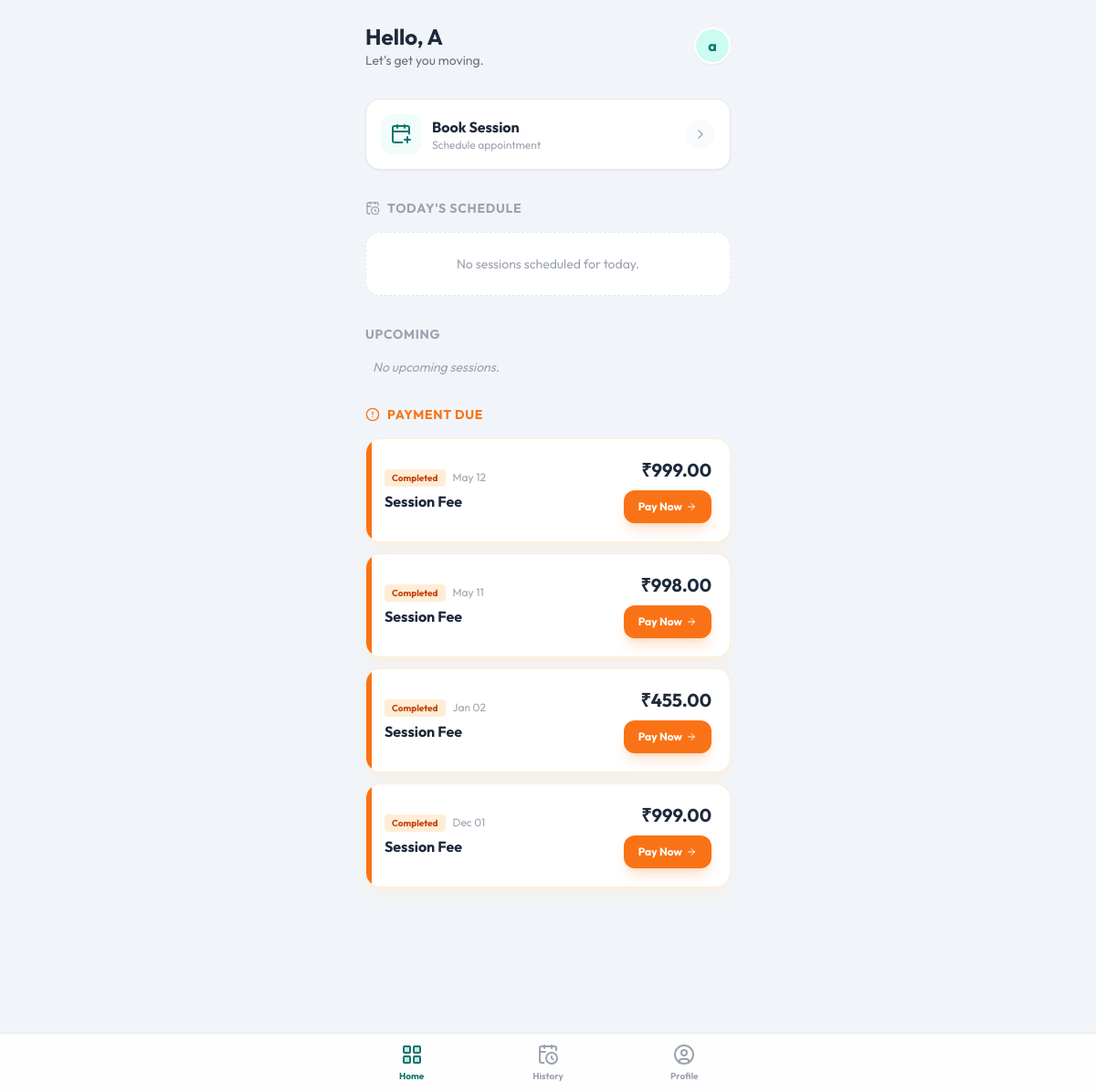
/appointments/ (signed in), run on an earlier commit of the app's database.
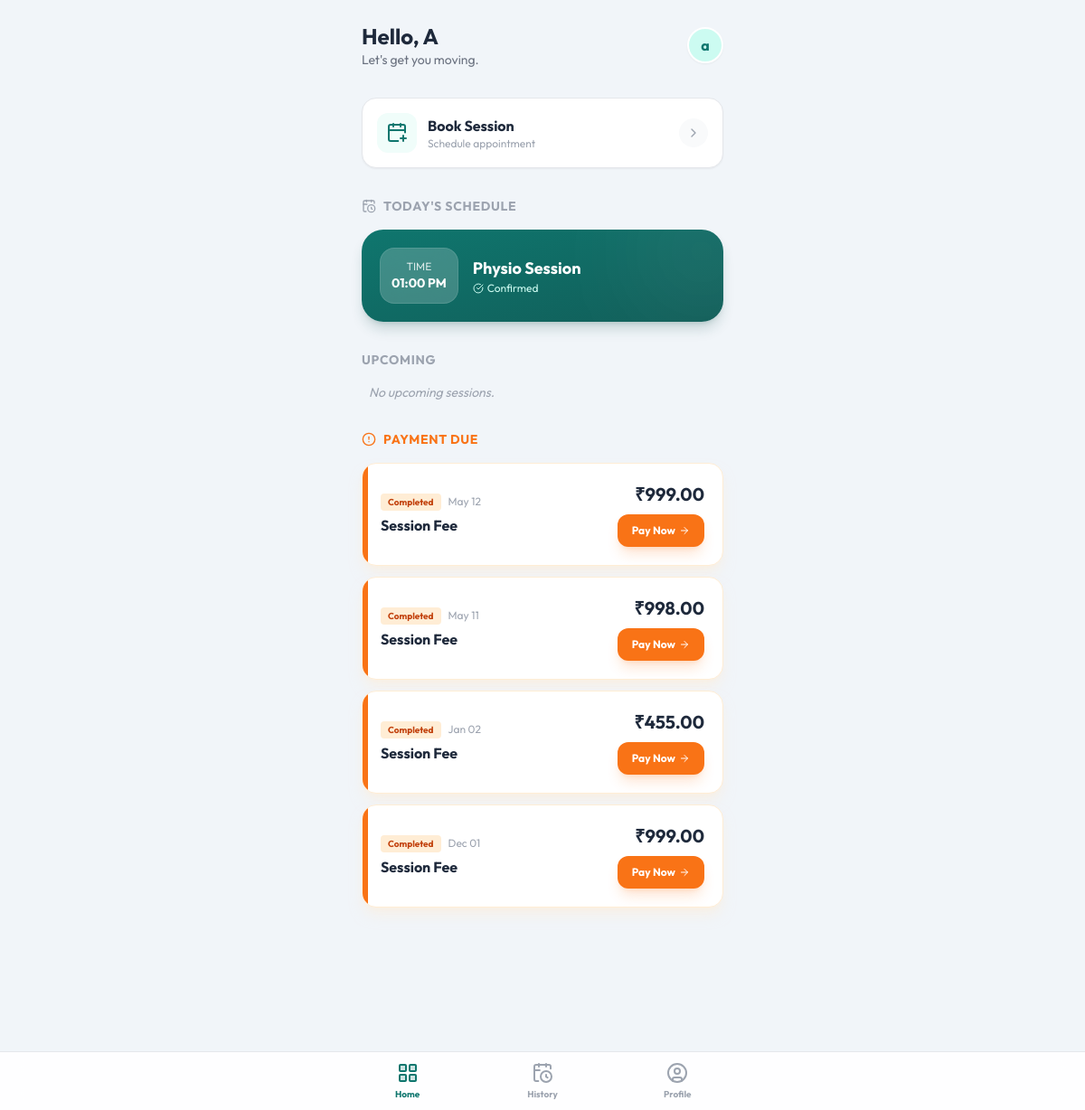
And on a later commit of the database.
### appointments/models.py (models this page shows, shortened)
class Appointment(models.Model):
    STATUS_CHOICES = [
        ('PENDING', 'Pending'),
        ('CONFIRMED', 'Confirmed'),
        ('COMPLETED', 'Completed'),
        ('CANCELLED', 'Cancelled'),
    ]
    PAYMENT_STATUS_CHOICES = [
        ('PENDING', 'Pending'),
        ('PAID', 'Paid'),
        ('FAILED', 'Failed'),
    ]
    BOOKING_SOURCE_CHOICES = [
        ('PATIENT', 'Patient'),
        ('DOCTOR', 'Doctor'),
    ]
    patient = models.ForeignKey(Patient, on_delete=models.CASCADE, related_name='appointments')
    slot = models.ForeignKey(DailySlot, on_delete=models.CASCADE, related_name='appointments')
    status = models.CharField(max_length=20, choices=STATUS_CHOICES, default='CONFIRMED') # Default confirmed for patient booking
    payment_status = models.CharField(max_length=20, choices=PAYMENT_STATUS_CHOICES, default='PENDING')
    booking_source = models.CharField(max_length=10, choices=BOOKING_SOURCE_CHOICES, default='PATIENT')
    symptoms = models.TextField(blank=True, null=True)
    fee = models.DecimalField(max_digits=10, decimal_places=2, null=True, blank=True)
    is_free = models.BooleanField(default=False)
    razorpay_order_id = models.CharField(max_length=100, null=True, blank=True)
    razorpay_payment_id = models.CharField(max_length=100, null=True, blank=True)
    razorpay_signature = models.CharField(max_length=200, null=True, blank=True)
    created_at = models.DateTimeField(auto_now_add=True)
    updated_at = models.DateTimeField(auto_now=True)

class DailySlot(models.Model):
    date = models.DateField()
    time = models.TimeField()
    capacity = models.PositiveIntegerField(default=1)
    booked_count = models.PositiveIntegerField(default=0)
    is_active = models.BooleanField(default=True)
    class Meta:
        unique_together = ('date', 'time')
        ordering = ['date', 'time']

### appointments/views.py (the view)
# urls.py: path('', views.home, name='home'),
@login_required
def home(request):
    if not hasattr(request.user, 'patient'):
        if request.user.is_staff:
            return redirect('adminpanel:home')
        return redirect('accounts:auth')
    patient = request.user.patient
    today = timezone.now().date()
    today_appointments = Appointment.objects.filter(
        patient=patient,
        slot__date=today,
        status__in=['CONFIRMED', 'COMPLETED', 'PENDING']
    ).order_by('slot__time')
    upcoming_appointments = Appointment.objects.filter(
        patient=patient,
        slot__date__gt=today,
        status__in=['CONFIRMED', 'PENDING']
    ).order_by('slot__date', 'slot__time')
    pending_payments = Appointment.objects.filter(
        patient=patient,
        payment_status='PENDING',
        fee__isnull=False,
        is_free=False,
        status='COMPLETED'
    ).order_by('-slot__date')
    context = {
        'today_appointments': today_appointments,
        'upcoming_appointments': upcoming_appointments,
        'pending_payments': pending_payments,
        'active_tab': 'home'
    }
    return render(request, 'appointments/home.html', context)

### templates/appointments/home.html (shortened to what the changed rows need)
{% extends 'appointments/base_mobile.html' %}
{% block content %}
<div class="p-6 max-w-md mx-auto pb-24">
    <div class="flex justify-between items-center mb-8">
        <div>
            <h1 class="text-2xl font-bold text-secondary">Hello, {{ user.patient.full_name|first|title }}</h1>
        </div>
    </div>
    <div class="mb-8">
        <h2 class="text-sm font-bold text-gray-400 uppercase tracking-wider mb-4 flex items-center gap-2">
            <i data-lucide="calendar-clock" class="w-4 h-4"></i> Today's Schedule
        </h2>
        {% if today_appointments %}
            <div class="space-y-4">
                {% for appt in today_appointments %}
                    {% if appt.status == 'COMPLETED' %}
                        <div class="bg-gray-50 p-4 rounded-2xl border border-gray-200 flex items-center justify-between opacity-80">
                            <div class="flex items-center gap-4">
                                <div class="bg-white text-gray-400 p-3 rounded-xl font-bold text-center min-w-[60px] border border-gray-100">
                                    <span class="text-lg line-through">{{ appt.slot.time|date:"h:i A" }}</span>
                                </div>
                                <div>
                                    <h4 class="font-bold text-gray-600 line-through">Physio Session</h4>
                                    <span class="text-xs font-bold text-green-600 bg-green-50 px-2 py-0.5 rounded-md flex items-center gap-1 w-fit mt-1">
                                        <i data-lucide="check" class="w-3 h-3"></i> Done
                                    </span>
                                </div>
                            </div>
                        </div>
                    {% else %}
                        <div class="bg-gradient-to-br from-primary to-teal-800 p-5 rounded-3xl shadow-lg shadow-teal-900/20 text-white relative overflow-hidden">
                            <div class="absolute right-0 top-0 w-32 h-32 bg-white/10 rounded-full blur-3xl -mr-10 -mt-10"></div>
                            <div class="relative z-10 flex justify-between items-center">
                                <div class="flex items-center gap-4">
                                    <div class="bg-white/20 backdrop-blur-md p-3 rounded-2xl text-center min-w-[65px] border border-white/10">
                                        <span class="block text-xs opacity-80 uppercase">Time</span>
                                        <span class="block text-sm font-bold">{{ appt.slot.time|date:"h:i A" }}</span>
                                    </div>
                                    <div>
                                        <h4 class="font-bold text-lg">Physio Session</h4>
                                        <p class="text-teal-100 text-xs flex items-center gap-1">
                                            {% if appt.status == 'CONFIRMED' %}
                                                <i data-lucide="check-circle" class="w-3 h-3"></i> Confirmed
                                            {% else %}
                                                <i data-lucide="clock" class="w-3 h-3"></i> Pending Approval
                                            {% endif %}
                                        </p>
                                    </div>
                                </div>
                            </div>
                        </div>
                    {% endif %}
                {% endfor %}
            </div>
        {% else %}
            <div class="text-center py-6 bg-white border border-dashed border-gray-200 rounded-2xl">
                <p class="text-gray-400 text-sm">No sessions scheduled for today.</p>
            </div>
        {% endif %}
    </div>
    <div class="mb-8">
        <h2 class="text-sm font-bold text-gray-400 uppercase tracking-wider mb-4">Upcoming</h2>
    </div>
    {% if pending_payments %}
    <div class="mb-8 animate-fade-in">
        <h2 class="text-sm font-bold text-orange-500 uppercase tracking-wider mb-4 flex items-center gap-2">
            <i data-lucide="alert-circle" class="w-4 h-4"></i> Payment Due
        </h2>
        <div class="space-y-3">
            {% for appt in pending_payments %}
            <div class="bg-white p-5 rounded-2xl border border-orange-100 shadow-lg shadow-orange-100/50 relative overflow-hidden">
                <div class="absolute left-0 top-0 bottom-0 w-1.5 bg-orange-500"></div>
                <div class="flex justify-between items-center">
                    <div>
                        <div class="flex items-center gap-2 mb-1">
                            <span class="bg-orange-100 text-orange-700 text-[10px] font-bold px-2 py-0.5 rounded">Completed</span>
                            <span class="text-xs text-gray-400">{{ appt.slot.date|date:"M d" }}</span>
                        </div>
                        <h4 class="font-bold text-secondary">Session Fee</h4>
                    </div>
                    <div class="text-right">
                        <span class="block text-xl font-bold text-secondary mb-2">₹{{ appt.fee }}</span>
                        <a href="{% url 'payments:initiate' appt.id %}" class="inline-flex items-center gap-1 bg-orange-500 text-white text-xs font-bold px-4 py-2.5 rounded-xl shadow-lg shadow-orange-500/20 active:scale-95 transition-transform hover:bg-orange-600">
                            Pay Now <i data-lucide="arrow-right" class="w-3 h-3"></i>
                        </a>
                    </div>
                </div>
            </div>
            {% endfor %}
        </div>
    </div>
    {% endif %}
</div>
{% endblock %}

What changed in the data, as far as the page shows it:
added Appointment: slot.time "01:00 PM", status "CONFIRMED" (drawn), shown under "TODAY'S SCHEDULE"
Also different on the page:
text no longer shown: "No sessions scheduled for today."
